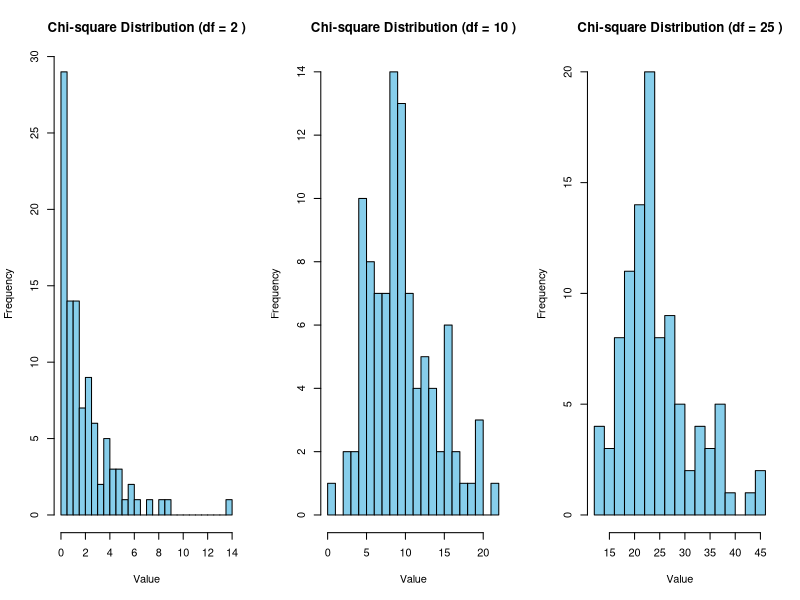

Write the R code that produced this figure.
# Set seed for reproducibility
set.seed(42)

# Define parameters
n <- 100
df_values <- c(2, 10, 25)

# Generate random numbers from chi-square distributions
chi_square_distributions <- lapply(df_values, function(df) rchisq(n, df))

# Plot histograms for chi-square distributions
par(mfrow = c(1, 3))  # Set up a grid for multiple plots
for (i in 1:length(df_values)) {
  hist(chi_square_distributions[[i]], breaks = 20, col = "skyblue",
       main = paste("Chi-square Distribution (df =", df_values[i], ")"),
       xlab = "Value", ylab = "Frequency")
}
